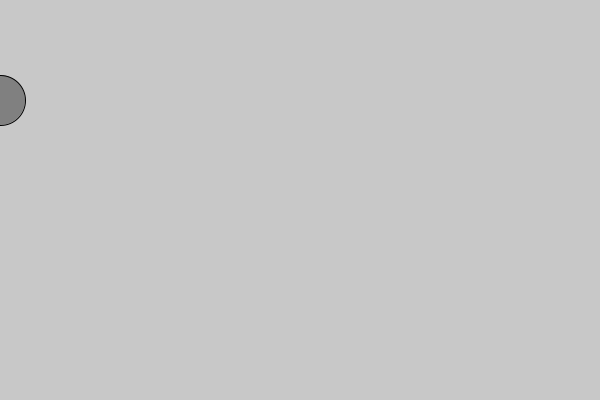
Frame 1 (no input)
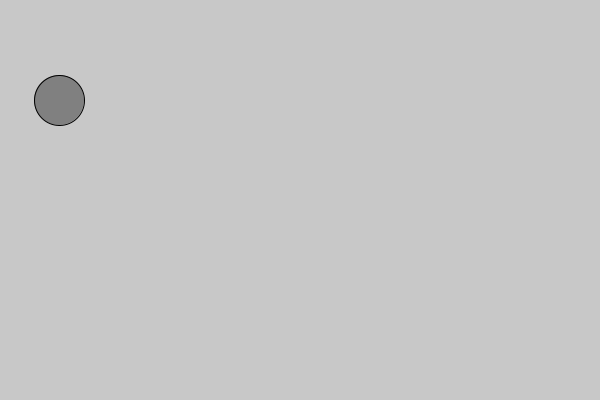
Frame 60 (the mouse pressed at the canvas centre just before this capture)
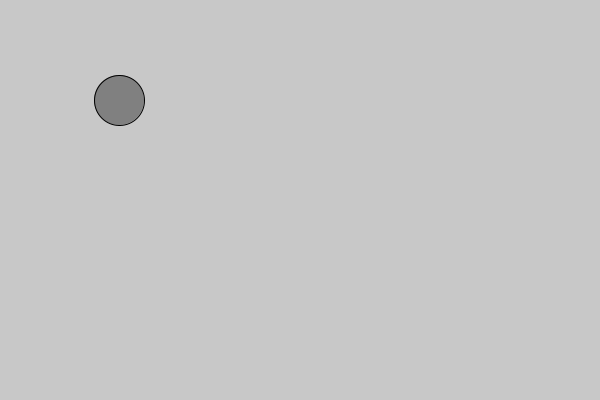
Frame 120 (the mouse held since frame 60 and released just before this capture)

The Processing sketch that drew these frames (run headless with seeded random() and noise(); from frame 60 on, the mouse is pressed at the canvas centre):

// Processing sketch: AT_1
// ── AT_1.pde
//ball

int x;

void setup(){
  size(600, 400);
  x = 0;
}

void draw(){
  background(200);
  fill(128);
  ellipse(x, 100, 50, 50);
  x = x + 1;
}
